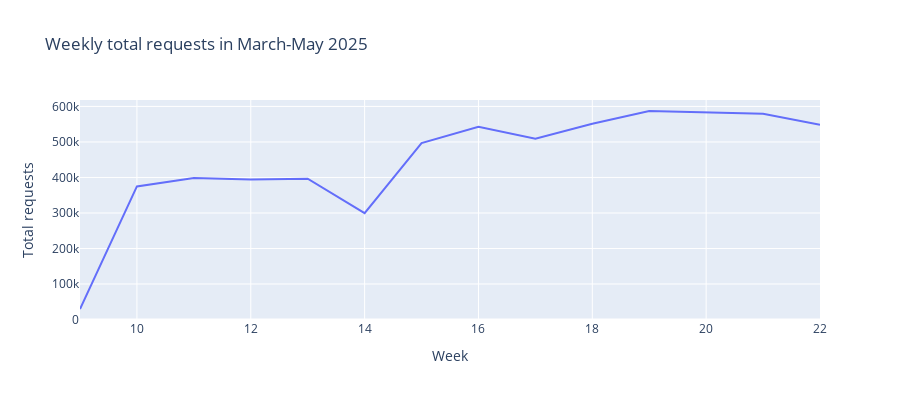

Write notebook code for a chart like this one.
### Markdown cell above
The line plot of daily total requests has many peaks and dips, where peaks plateau for roughly 5 days, and the usage of LLMs drops on weekends. This suggests that many users employ LLMs for work, and around 20% customers include them in development on weekends. Let's now look into weekly results to check the long-term growth pattern.

### Code cell
fig_week = px.line(
    weekly,
    x='week',
    y='requests_cnt',
    title='Weekly total requests in March-May 2025',
    labels={'week': 'Week', 'requests_cnt': 'Total requests'}
)
fig_week.update_traces(line=dict(width=2))
fig_week.update_layout(height=400)
fig_week.show()

### Figure 1 — Plotly figure (JSON) as saved in the notebook; plotly's stock layout.template omitted (floating-point values rounded to 4 significant figures)
{"data": [{"hovertemplate": "Week=%{x}<br>Total requests=%{y}<extra></extra>", "legendgroup": "", "line": {"color": "#636efa", "dash": "solid", "width": 2}, "marker": {"symbol": "circle"}, "mode": "lines", "name": "", "orientation": "v", "showlegend": false, "x": [9, 10, 11, 12, 13, 14, 15, 16, 17, 18, 19, 20, 21, 22], "xaxis": "x", "y": [29630.0, 374800.0, 398400.0, 394200.0, 396400.0, 299600.0, 497000.0, 542900.0, 509300.0, 551400.0, 587100.0, 583800.0, 579400.0, 548200.0], "yaxis": "y", "type": "scatter"}], "layout": {"xaxis": {"anchor": "y", "domain": [0.0, 1.0], "title": {"text": "Week"}}, "yaxis": {"anchor": "x", "domain": [0.0, 1.0], "title": {"text": "Total requests"}}, "legend": {"tracegroupgap": 0}, "title": {"text": "Weekly total requests in March-May 2025"}, "height": 400}}
